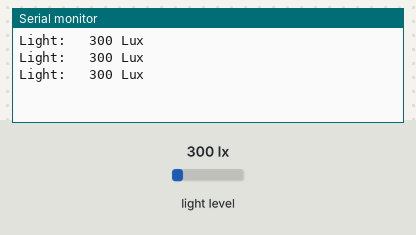
A sketch run on a simulated STM32 Nucleo. Shown: the last lines printed to the serial monitor. Wiring (inferred from the names in the program): BH1750 light sensor at I2C address 0x23. The test bench sets the inputs (shaded band); at power-on: light level 300 lx.

Above: at 1.3 s.
1.4 s: light level set to 40 lx
At 1.9 s:
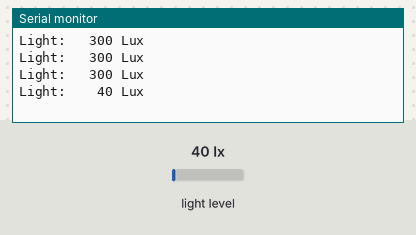
3.5 s: light level set to 1000 lx
At 3.9 s:
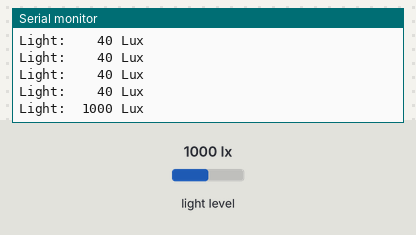

The sketch:

stm32_f401re_i2c_bh1750.ino
```cpp
////////////////////////////////////////////////////////////////////////////
// Demo STM32 Core Support for Arduino:
//  - BH1750 Light Sensor Interfacing Using I2C
//  - Tested with Nucleo F401RE Board
// Author: Rawat S.
// Date: 2017-12-29
////////////////////////////////////////////////////////////////////////////
#include <Wire.h>
// see: https://github.com/stm32duino/Arduino_Core_STM32/tree/master/libraries/Wire

#define I2C_SCL     PB8   // PB_8/I2C1_SCL or D15
#define I2C_SDA     PB9   // PB_9/I2C1_SDA or D14

#define BH1750_I2CADDR             0x23
#define BH1750_CONT_HIGH_RES_MODE  0x10

TwoWire i2c( I2C_SDA, I2C_SCL );
char sbuf[64];

bool bh1750_init() {
   i2c.beginTransmission( BH1750_I2CADDR );
   i2c.write((uint8_t) BH1750_CONT_HIGH_RES_MODE );
   uint8_t error = i2c.endTransmission();
   delay(10);
   if ( error != 0 ) {
      Serial.println( "No ACK from sensor !!!" );
      return false;
   }
   return true;
}

uint16_t bh1750_read() {
   uint16_t level;
   // Start transmission to sensor
   i2c.beginTransmission( BH1750_I2CADDR );
   // Read two bytes from sensor
   i2c.requestFrom( BH1750_I2CADDR, 2 );
   // Read two bytes, which are low and high parts of sensor value
   level = i2c.read();
   level <<= 8;
   level |= i2c.read();
   i2c.endTransmission();
   uint32_t lux = (10*(uint32_t)level)/12; // Convert raw value to lux
   return (uint16_t)lux;
}
void setup() {
   Serial.begin( 115200 );
   i2c.begin();
   i2c.setClock( 400000 );
   delay(10);
   while( !bh1750_init() ) {
       delay(1000);
   }
}

void loop() {
   uint16_t lux = bh1750_read();
   sprintf( sbuf, "Light: %5d Lux", lux );
   Serial.println( sbuf );
   delay(500);
}
////////////////////////////////////////////////////////////////////////////
```

Measured:
- after the input at 1.4 s, the serial monitor: prints a new line after 0.12 s (image 1)
- after the input at 3.5 s, the serial monitor: prints a new line at once (image 2)
